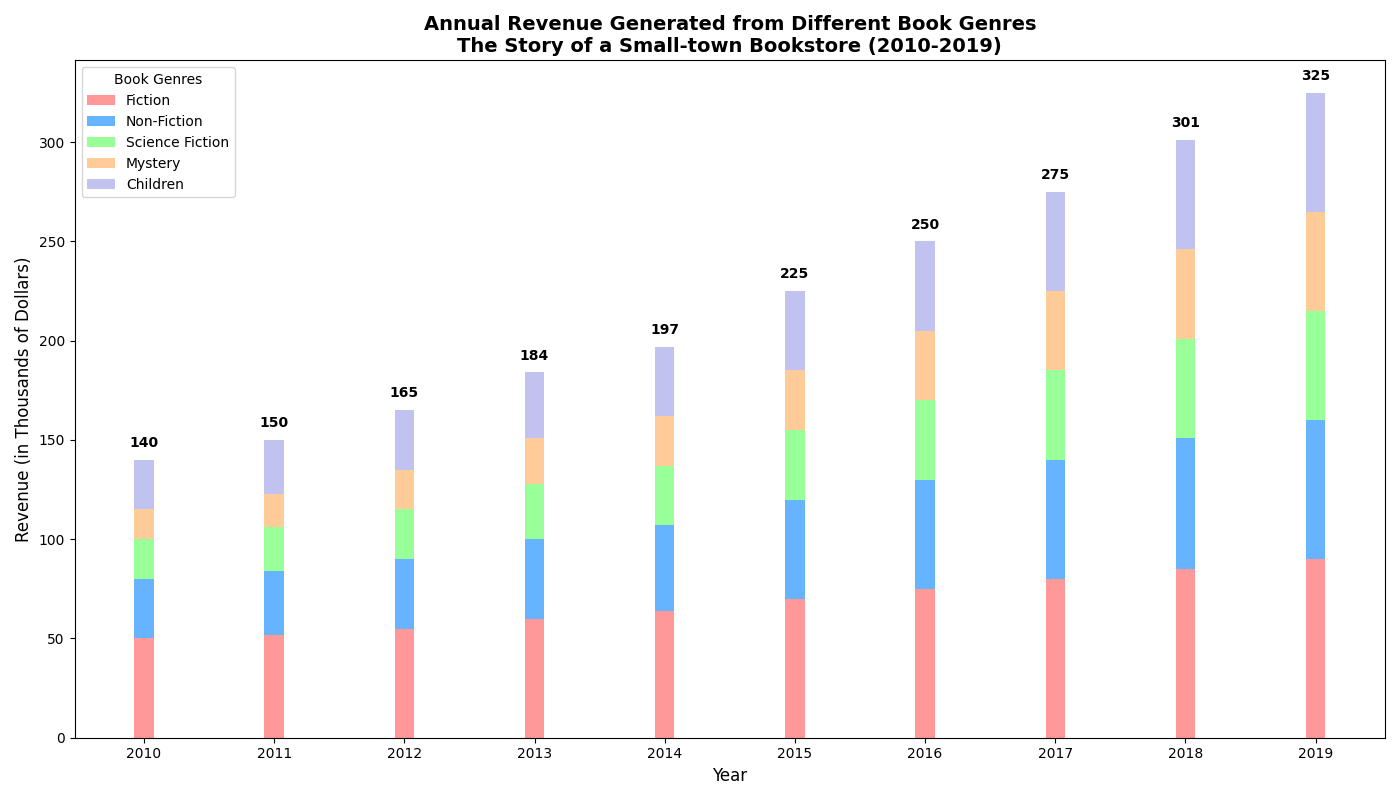

Source code (Python):
import matplotlib.pyplot as plt
import numpy as np

# Backstory
# The chart represents the yearly revenue generated from different types of books in a fictional small-town bookstore for the past decade.
years = np.arange(2010, 2020)
book_genres = ['Fiction', 'Non-Fiction', 'Science Fiction', 'Mystery', 'Children']

# Revenue data in thousands of dollars
revenue_data = np.array([
    [50, 52, 55, 60, 64, 70, 75, 80, 85, 90],  # Fiction
    [30, 32, 35, 40, 43, 50, 55, 60, 66, 70],  # Non-Fiction
    [20, 22, 25, 28, 30, 35, 40, 45, 50, 55],  # Science Fiction
    [15, 17, 20, 23, 25, 30, 35, 40, 45, 50],  # Mystery
    [25, 27, 30, 33, 35, 40, 45, 50, 55, 60],  # Children
])

# Initialize the figure
fig, ax = plt.subplots(figsize=(14, 8))

# Define bar widths and positions
width = 0.15
positions = np.arange(len(years))

# Colors for each genre
colors = ['#ff9999','#66b3ff','#99ff99','#ffcc99', '#c2c2f0']

# Create stacked bar chart
bottoms = np.zeros(len(years))
for i, genre in enumerate(book_genres):
    ax.bar(positions, revenue_data[i], width, bottom=bottoms, color=colors[i], label=genre)
    bottoms += revenue_data[i]

# Add grid, labels, title, and legend
ax.set_xticks(positions)
ax.set_xticklabels(years)
ax.set_xlabel('Year', fontsize=12)
ax.set_ylabel('Revenue (in Thousands of Dollars)', fontsize=12)
ax.set_title('Annual Revenue Generated from Different Book Genres\nThe Story of a Small-town Bookstore (2010-2019)', fontsize=14, fontweight='bold')
ax.legend(title='Book Genres', fontsize=10)

# Annotate revenue for each year
for i in range(len(years)):
    total_value = sum(revenue_data[:, i])
    ax.text(i, total_value + 5, f'{total_value}', ha='center', va='bottom', fontsize=10, fontweight='bold')

# Optimize layout
plt.tight_layout()

# Display the plot
plt.show()
